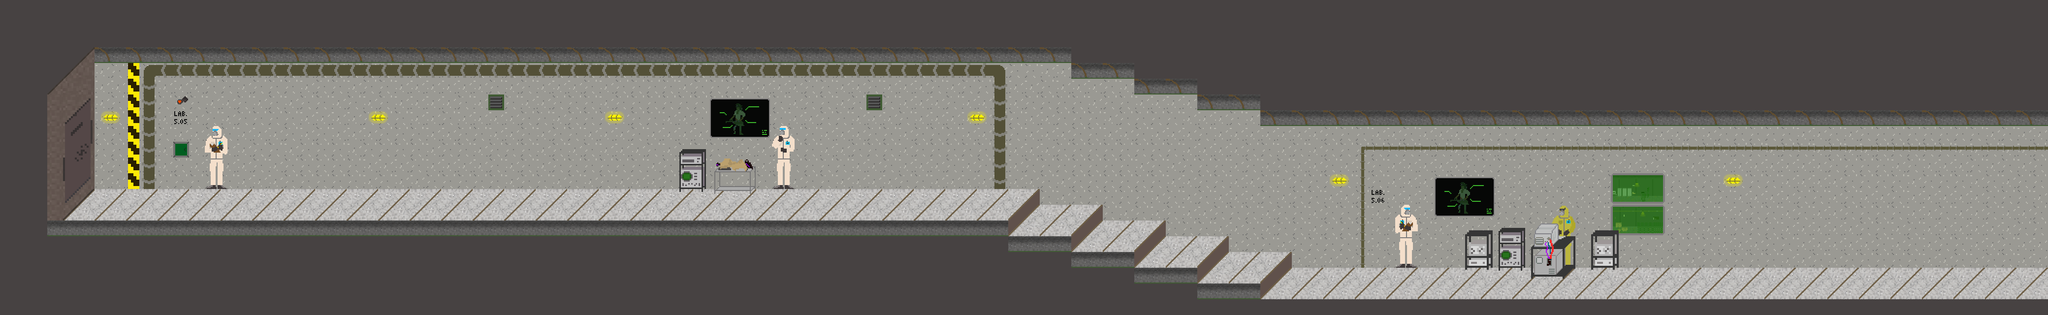

A level layout from a 2D game, rendered from its tile map. Below: a short description, then the map file with tile-grid data replaced by summaries:
An orthogonal 130x20 tile map with 32x32 px tiles, 4 tile layers (lower, backward, middle, forward) and 9 objects.

<map version="1.2" tiledversion="1.2.3" orientation="orthogonal" renderorder="left-down" width="130" height="20" tilewidth="32" tileheight="32" infinite="0" nextlayerid="16" nextobjectid="14">
 <tileset firstgid="1" source="../tileSet.tsx" />
 <objectgroup id="2" name="static-objects">
  <object id="1" x="192" y="416" width="1888" height="32" />
  <object id="2" x="160" y="64" width="32" height="352" />
  <object id="3" x="2080" y="448" width="128" height="32" />
  <object id="4" x="2208" y="480" width="128" height="32" />
  <object id="9" x="2336" y="512" width="128" height="32" />
  <object id="10" x="2464" y="544" width="128" height="32" />
  <object id="11" x="2592" y="576" width="1568" height="32" />
  <object id="12" x="3744" y="256" width="32" height="320">
   <properties>
    <property name="finish" value="" />
   </properties>
  </object>
 </objectgroup>
 <objectgroup id="3" name="enemies" />
 <objectgroup id="4" name="interactive-objects">
  <object id="13" x="3158.67" y="437.333">
   <properties>
    <property name="message" value="" />
   </properties>
  </object>
 </objectgroup>
 <layer id="12" name="lower" width="130" height="20">
  <data>[2600 cells, 2600 non-empty, 29 distinct tile ids]</data>
 </layer>
 <layer id="13" name="backward" width="130" height="20">
  <data>[2600 cells, 287 non-empty, 98 distinct tile ids]</data>
 </layer>
 <layer id="14" name="middle" width="130" height="20">
  <data>[2600 cells, 21 non-empty, 21 distinct tile ids]</data>
 </layer>
 <layer id="15" name="forward" width="130" height="20">
  <data>[2600 cells, 0 non-empty, 0 distinct tile ids]</data>
 </layer>
</map>
